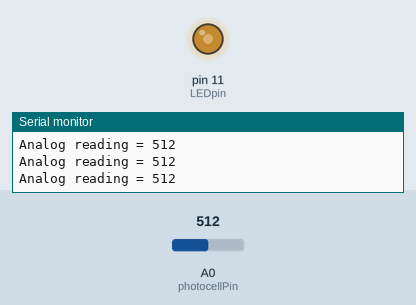
This sketch was run on a simulated Arduino Uno, built with avr-gcc and run on an emulated ATmega328P. On the bench: output pins drawn as LEDs (lit = HIGH), the last lines printed to the serial monitor. The inputs (shaded band) are chosen by the test bench; at power-on: A0 (photocellPin) = 512.

Above: at 1.2 s.
1.3 s: A0 (photocellPin) set to 306
At 1.7 s:
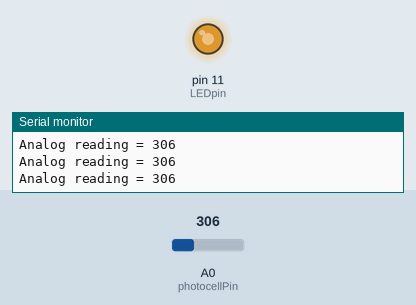
2.8 s: A0 (photocellPin) set to 122
At 3.1 s:
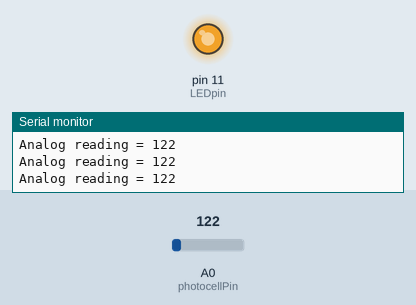
4.3 s: A0 (photocellPin) set to 900
At 5.5 s:
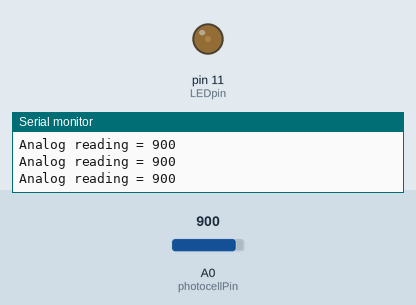
5.8 s: A0 (photocellPin) set to 1023
At 7.0 s:
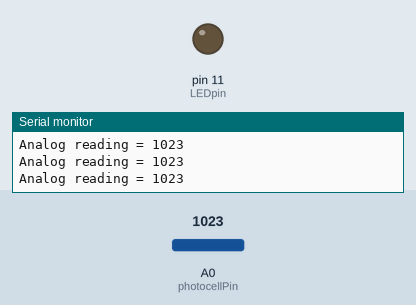
7.3 s: A0 (photocellPin) set to 511
At 8.5 s:
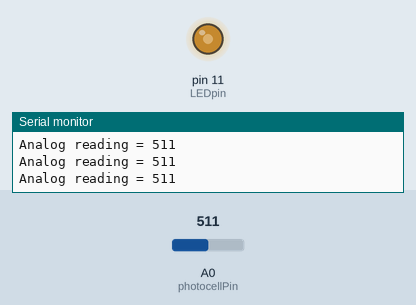
Timing chart, 0 to 9.8 s (numbered marks = the images above; inputs shaded):
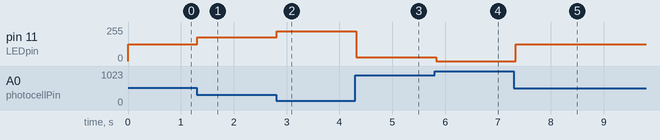

Measured:
- after the input at 1.3 s, pin 11 (LEDpin): 127/255 → 178/255 at once
- after the input at 2.8 s, pin 11 (LEDpin): 178/255 → 224/255 at once
- after the input at 4.3 s, pin 11 (LEDpin): 224/255 → 30/255 at once
- after the input at 5.8 s, pin 11 (LEDpin): 30/255 → 0/255 at once
- after the input at 7.3 s, pin 11 (LEDpin): 0/255 → 127/255 at once

The sketch:

ambient_light.ino
```cpp
/* Photocell simple testing sketch.

Connect one end of the photocell to 5V, the other end to Analog 0.
Then connect one end of a 10K resistor from Analog 0 to ground
Connect LED from pin 11 through a resistor to ground
For more information see http://learn.adafruit.com/photocells */

int photocellPin = 0;     // the cell and 10K pulldown are connected to a0
int photocellReading;     // the analog reading from the sensor divider
int LEDpin = 11;          // connect Red LED to pin 11 (PWM pin)
int LEDbrightness;        //
void setup(void) {
  // We'll send debugging information via the Serial monitor
  Serial.begin(9600);
}

void loop(void) {
  photocellReading = analogRead(photocellPin);

  Serial.print("Analog reading = ");
  Serial.println(photocellReading);     // the raw analog reading

  // LED gets brighter the darker it is at the sensor
  // that means we have to -invert- the reading from 0-1023 back to 1023-0
  photocellReading = 1023 - photocellReading;
  //now we have to map 0-1023 to 0-255 since thats the range analogWrite uses
  LEDbrightness = map(photocellReading, 0, 1023, 0, 255);
  analogWrite(LEDpin, LEDbrightness);

  delay(100);
}
```
